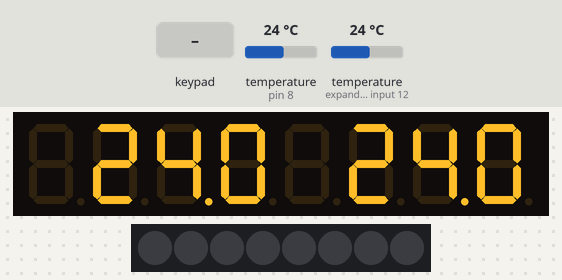
Recording of a sketch running on a simulated Arduino Uno, built with avr-gcc and run on an emulated ATmega328P. On the bench: 8-digit seven-segment display, 8 RGB LEDs in strip order, left to right. Inputs (shaded band) come from the test bench; at power-on: temperature (sensors on pin 8, expander input 12) 24 °C. WiFi joins after 1.5 s; servers stay silent unless stated; what the sketch prints to the serial monitor is not drawn.

Above: at 2.7 s.
2.8 s: keypad keys 1 2 pressed 1.13 s apart
At 3.5 s:
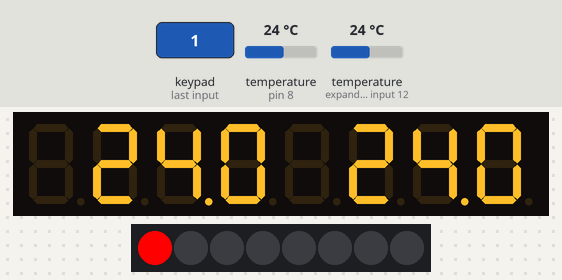
6.5 s: temperature (sensor on pin 8) set to 12 °C
At 7.3 s:
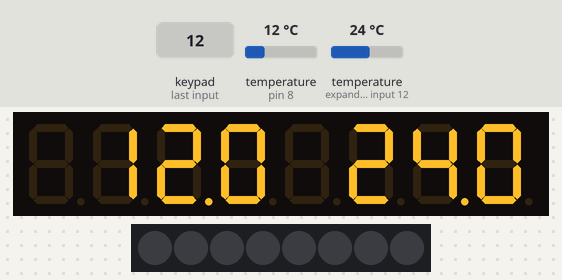
8.5 s: temperature (sensor on expander input 12) set to 12 °C
At 9.7 s:
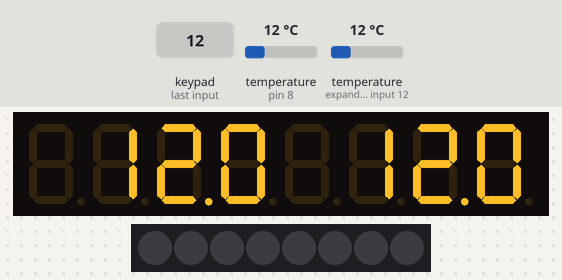
10.0 s: key '1' pressed
At 10.7 s:
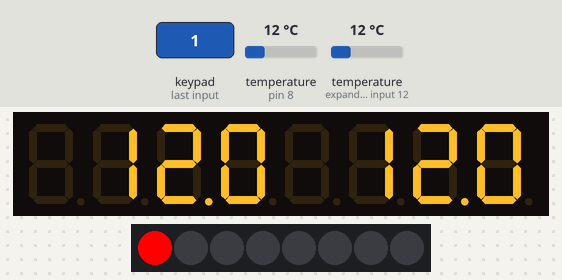
12.4 s: key '2' pressed
At 13.1 s:
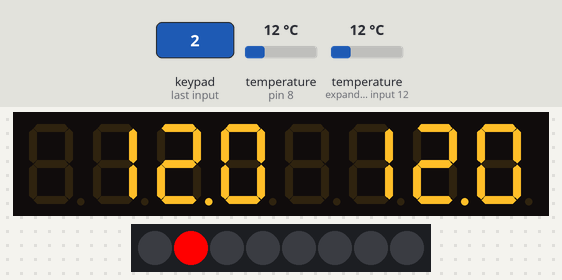
14.7 s: keypad keys 2 5 pressed 1.13 s apart
At 17.0 s:
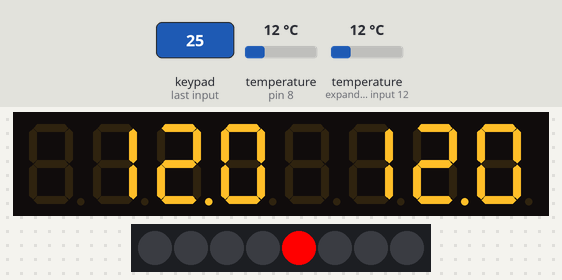
Timing chart, 0 to 18.7 s (numbered marks = the images above; inputs shaded):
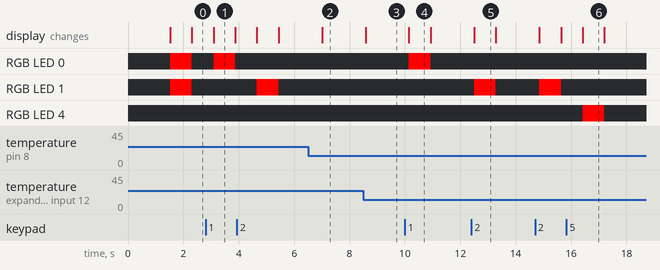

The sketch:

tm.ino
```cpp
#include "TM1638lite.h"
#include "OneWire.h"
#include "DallasTemperature.h"
#include "SPI.h"
#include "Ethernet2.h"

byte mac[] = {0xDE, 0xAD, 0xBE, 0xFE, 0xED};

TM1638lite UI(7, 6, 5);
const uint8_t numbers[10] = {
  0x3F, /* 0 */
  0x06, /* 1 */
  0x5B, /* 2 */
  0x4F, /* 3 */
  0x66, /* 4 */
  0x6D, /* 5 */
  0x7D, /* 6 */
  0x07, /* 7 */
  0x7F, /* 8 */
  0x6F, /* 9 */
};

// text "Out"
const uint8_t outText[4] = {
  0, 0x3F, 0x1C, 0x78
};

OneWire OneWire(8);
DallasTemperature DS(&OneWire);
EthernetClient client;

float temp;

void setup() {
  // put your setup code here, to run once:


  UI.reset();
  DS.begin();
  Serial.begin(9600);
  // UI.sendCommand(0x89);

  Ethernet.begin(mac);
  Serial.println(Ethernet.localIP());


  int devices = DS.getDeviceCount();
  for(int c = 1; c <= 8; c++) UI.setLED(c - 1, c <= devices ? 1 : 0);
  DS.setResolution(12);

}

void DisplayFloat(float num, byte offset = 0) {
  int curnum;
  num = num * 10;
  if((num < -990) || (num > 1250)) {
    for(int c = 0; c < 4; c++) UI.displaySS(offset + c, outText[c]);
  } else {
    uint8_t sign = num < 0 ? 64 : 0;
    num = (int)abs(num);
    UI.displaySS(offset, (num > 100 ? sign: 0));
    int divider = 100;
    for(int c = 1; c < 4; c++) {
      curnum = num / divider;
      num = num - (curnum * divider);
      UI.displaySS(offset + c, ((divider == 100) && (curnum == 0) ? sign : numbers[curnum] + (divider == 10 ? 128 : 0)));
      divider = divider / 10;
    }
  }
}

void loop() {
  // put your main code here, to run repeatedly:
  DS.requestTemperatures();

  uint8_t buttons = UI.readButtons();
  for(int c = 0; c < 8; c++) UI.setLED(c, (buttons & (1 << c) ? 1 : 0));
  temp = DS.getTempCByIndex(0);
  DisplayFloat(temp, 0);
  temp = DS.getTempCByIndex(1);
  DisplayFloat(temp, 4);

}
```

Measured:
- after the input at 2.8 s, RGB LED 0: off → RGB(255, 0, 0) after 0.29 s, → off 0.78 s later; RGB LED 1: off → RGB(255, 0, 0) after 1.9 s, → off 0.78 s later
- after the input at 6.5 s, the display: changes after 0.51 s (image 2)
- after the input at 8.5 s, the display: changes after 0.08 s (image 3)
- after the input at 10.0 s, RGB LED 0: off → RGB(255, 0, 0) after 0.15 s, → off 0.78 s later
- after the input at 12.4 s, RGB LED 1: off → RGB(255, 0, 0) after 0.10 s, → off 0.78 s later
- after the input at 14.7 s, RGB LED 1: off → RGB(255, 0, 0) after 0.15 s, → off 0.78 s later; RGB LED 4: off → RGB(255, 0, 0) after 1.7 s, → off 0.78 s later
- what the display in image 1 shows lasts 0.8 s, from 3.1 s to 3.9 s
